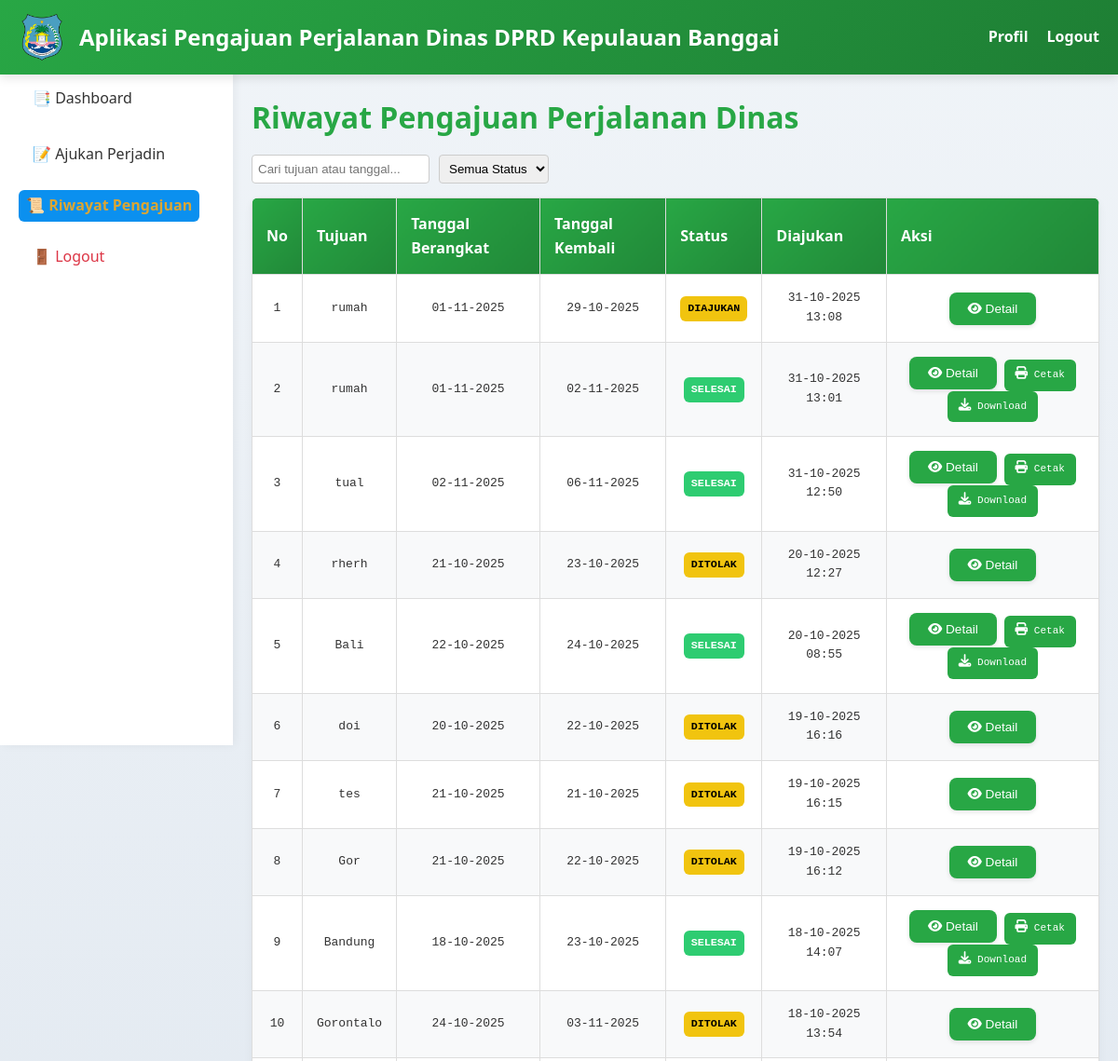
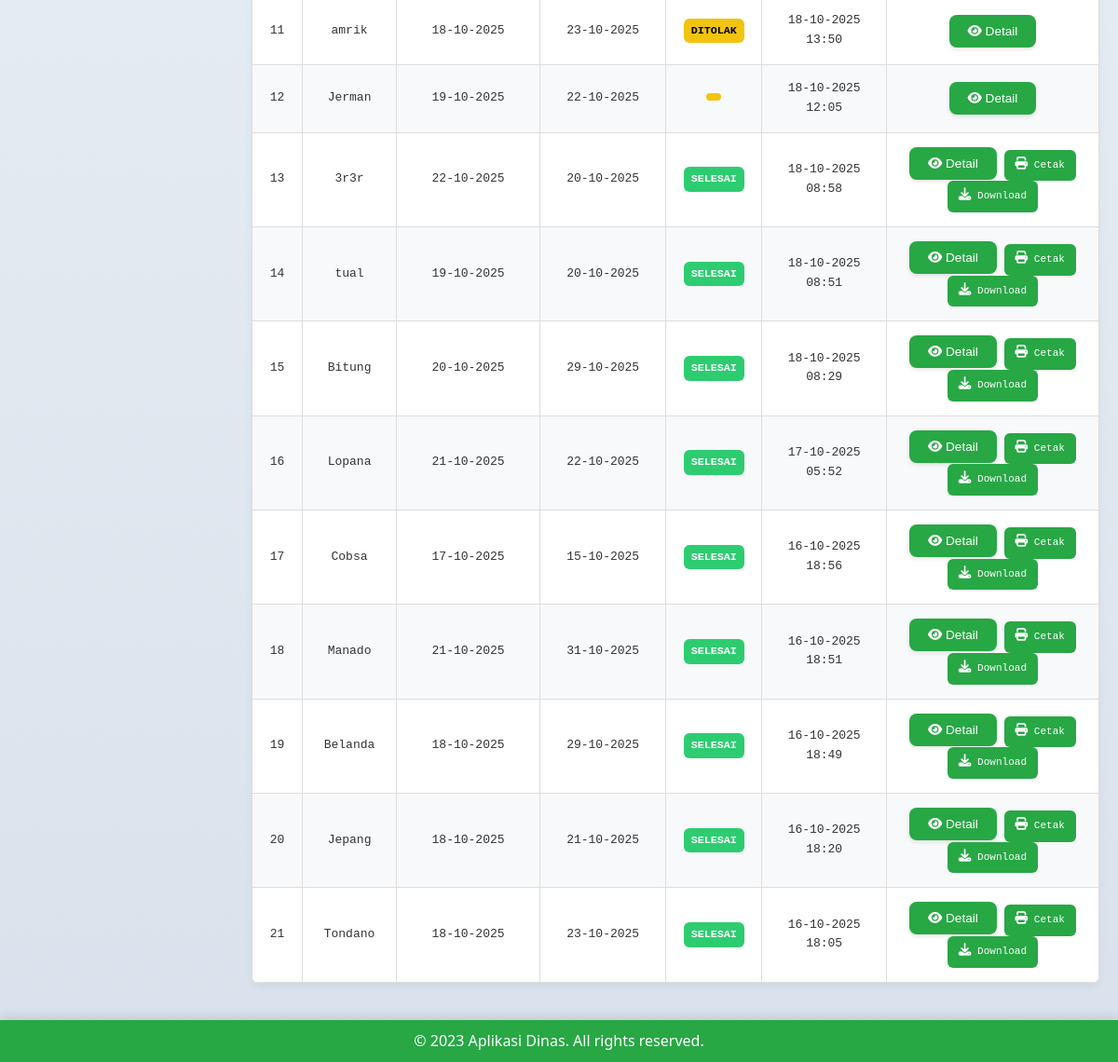
/pegawai/riwayat_pegawai.php (signed in), run on the app's committed database (2 pictures, top to bottom).
### tables this page shows
CREATE TABLE `pengajuan` (
  `id` int(11) NOT NULL,
  `pegawai_id` int(11) NOT NULL,
  `tujuan` varchar(255) NOT NULL,
  `tanggal_berangkat` date NOT NULL,
  `tanggal_kembali` date NOT NULL,
  `alasan` text NOT NULL,
  `urgensi` enum('rendah','sedang','tinggi') NOT NULL,
  `status` enum('diajukan','draft_sppd','paraf_sekwan','ttd_ketua','dicap','selesai','ditolak') DEFAULT 'diajukan',
  `prioritas_skor` int(11) DEFAULT 0,
  `waktu_pengajuan` timestamp NOT NULL DEFAULT current_timestamp(),
  `spt_no` varchar(50) DEFAULT NULL,
  `spd_no` varchar(50) DEFAULT NULL,
  `pangkat` varchar(50) DEFAULT NULL,
  `tingkat_biaya` varchar(50) DEFAULT NULL,
  `alat_angkutan` varchar(50) DEFAULT 'Mobil',
  `pengikut` text DEFAULT NULL,
  `instansi_anggaran` varchar(100) DEFAULT 'Sekretariat DPRD Kab. Banggai Kepulauan',
  `akun_anggaran` varchar(50) DEFAULT NULL,
  `golongan` varchar(50) NOT NULL,
  `alasan_penolakan` text NOT NULL,
  `nama` varchar(100) NOT NULL,
  `fraksi` varchar(100) NOT NULL,
  `komisi` varchar(100) NOT NULL
);

### pegawai/riwayat_pegawai.php (the view, shortened to what this page needs)
<?php
include '../config/db.php';
include 'header_pegawai.php';
include 'sidebar_pegawai.php';
$stmt = $pdo->prepare("
    SELECT id, pegawai_id, tujuan, tanggal_berangkat, tanggal_kembali,
           alasan, urgensi, status, prioritas_skor, waktu_pengajuan,
           spt_no, spd_no, pangkat, tingkat_biaya, alat_angkutan, pengikut,
           instansi_anggaran, akun_anggaran, alasan_penolakan
    FROM pengajuan
    WHERE pegawai_id = ?
    ORDER BY waktu_pengajuan DESC
");
$stmt->execute([$_SESSION['user_id']]);
$riwayat = $stmt->fetchAll();
?>
<link rel="stylesheet" href="https://cdnjs.cloudflare.com/ajax/libs/font-awesome/6.5.0/css/all.min.css">
<div class="main-content">
    <h1>Riwayat Pengajuan Perjalanan Dinas</h1>
    <?php if (empty($riwayat)): ?>
        <p class="empty-riwayat">Belum ada riwayat pengajuan perjalanan dinas.</p>
    <?php else: ?>
        <div class="filter-container">
            <input type="text" id="searchInput" placeholder="Cari tujuan atau tanggal...">
            <select id="statusFilter">
                <option value="">Semua Status</option>
            </select>
        </div>
        <table class="riwayat-table" id="riwayatTable">
            <thead>
                <tr>
                    <th>No</th>
                    <th>Tujuan</th>
                    <th>Tanggal Berangkat</th>
                    <th>Tanggal Kembali</th>
                    <th>Status</th>
                    <th>Diajukan</th>
                    <th>Aksi</th>
                </tr>
            </thead>
            <tbody>
                <?php
                $no = 1;
                foreach ($riwayat as $r):
                    $berangkat = date('d-m-Y', strtotime($r['tanggal_berangkat']));
                    $kembali = date('d-m-Y', strtotime($r['tanggal_kembali']));
                    $diajukan = date('d-m-Y H:i', strtotime($r['waktu_pengajuan']));
                    $statusClass = ($r['status'] === 'selesai') ? 'status-selesai' : 'status-pending';
                ?>
                    <tr>
                        <td><?php echo $no++; ?></td>
                        <td><?php echo htmlspecialchars($r['tujuan']); ?></td>
                        <td><?php echo $berangkat; ?></td>
                        <td><?php echo $kembali; ?></td>
                        <td>
                            <span class="status-badge <?php echo $statusClass; ?>">
                                <?php echo ucfirst(str_replace('_', ' ', $r['status'])); ?>
                            </span>
                        </td>
                        <td><?php echo $diajukan; ?></td>
                        <td>
                            <button class="btn-detail"
                                data-status="<?php echo ucfirst($r['status']); ?>"
                                data-alasan_penolakan="<?php echo htmlspecialchars($r['alasan_penolakan'] ?? ''); ?>"
                                data-tujuan="<?php echo htmlspecialchars($r['tujuan']); ?>"
                                data-berangkat="<?php echo $berangkat; ?>"
                                data-kembali="<?php echo $kembali; ?>"
                                data-alasan="<?php echo htmlspecialchars($r['alasan']); ?>"
                                data-urgensi="<?php echo ucfirst($r['urgensi']); ?>"
                                data-prioritas="<?php echo $r['prioritas_skor']; ?>"
                                data-diajukan="<?php echo $diajukan; ?>"
                                data-spt="<?php echo htmlspecialchars($r['spt_no']); ?>"
                                data-spd="<?php echo htmlspecialchars($r['spd_no']); ?>"
                                data-pangkat="<?php echo htmlspecialchars($r['pangkat']); ?>"
                                data-biaya="<?php echo htmlspecialchars($r['tingkat_biaya']); ?>"
                                data-angkutan="<?php echo htmlspecialchars($r['alat_angkutan']); ?>"
                                data-pengikut="<?php echo htmlspecialchars($r['pengikut']); ?>"
                                data-instansi="<?php echo htmlspecialchars($r['instansi_anggaran']); ?>"
                                data-akun="<?php echo htmlspecialchars($r['akun_anggaran']); ?>">
                                <i class="fa fa-eye"></i> Detail
                            </button>
                            <?php if ($r['status'] === 'selesai'): ?>
                                <a href="generate_sppd.php?id=<?php echo $r['id']; ?>" target="_blank" class="btn-cetak">
                                    <i class="fa fa-print"></i> Cetak
                                </a>
                                <a href="../surat/download_generate_sppd.php?id=<?php echo $r['id']; ?>" target="_blank" class="btn-cetak">
                                    <i class="fa fa-download"></i> Download
                                </a>
                            <?php endif; ?>
                        </td>
                    </tr>
                <?php endforeach; ?>
            </tbody>
        </table>
    <?php endif; ?>
</div>
<?php include 'footer.php'; ?>

### pegawai/Pegawai.css (style rules this page uses)
* { margin: 0; padding: 0; box-sizing: border-box; }
body { font-family: 'Segoe UI', Tahoma, Geneva, Verdana, sans-serif; background: linear-gradient(to bottom, #f0f4f8, #d9e2ec); color: #333; line-height: 1.6; display: flex; flex-direction: column; min-height: 100vh; }
.main-content { margin-left: 250px; padding: 20px; flex: 1; }
.main-content h1, .main-content h2 { color: #28a745; margin-bottom: 15px; }
.main-content button, .main-content a.button { background: #28a745; color: white; border: none; padding: 10px 20px; border-radius: 8px; cursor: pointer; text-decoration: none; display: inline-block; transition: background 0.3s ease, transform 0.2s ease; box-shadow: 0 2px 5px rgba(0, 0, 0, 0.1); }
table { width: 100%; border-collapse: collapse; margin: 20px 0; background: white; box-shadow: 0 4px 10px rgba(0, 0, 0, 0.05); border-radius: 8px; overflow: hidden; }
table th, table td { padding: 12px 15px; text-align: left; border-bottom: 1px solid #ddd; }
table th { background: #28a745; color: white; }
table tr:nth-child(even) { background: #f8f9fa; }
table a { color: #28a745; text-decoration: underline; }
.status-badge { padding: 6px 12px; border-radius: 20px; font-weight: bold; text-transform: uppercase; font-size: 0.8rem; display: inline-block; transition: transform 0.2s ease, box-shadow 0.2s ease; }
.status-selesai { background: #28a745; color: white; }
.status-pending, .status-ditolak, .status-default { background: #ffc107; color: #212529; }
.riwayat-table { margin-top: 20px; }
.riwayat-table thead th { background: linear-gradient(135deg, #28a745, #218838); color: white; text-align: left; padding: 15px; font-weight: bold; }
.riwayat-table tbody td { padding: 15px; vertical-align: middle; }
.riwayat-table tbody tr { transition: background 0.3s ease, box-shadow 0.3s ease; }
.riwayat-table a { background: #28a745; color: white; padding: 8px 12px; border-radius: 6px; text-decoration: none; transition: background 0.3s ease; }
.main-content td { font-family: monospace; }

### pegawai/riwayat_pegawai.php (style rules this page uses)
.riwayat-table { width: 100%; border-collapse: collapse; margin-top: 15px; }
.riwayat-table th, .riwayat-table td { border: 1px solid #ddd; padding: 8px; text-align: center; }
.riwayat-table th { background: #3498db; color: white; }
.status-badge { padding: 4px 8px; border-radius: 6px; font-size: 0.9em; }
.status-selesai { background: #2ecc71; color: white; }
.status-pending { background: #f1c40f; color: black; }
.btn-detail, .btn-cetak { display: inline-block; padding: 5px 10px; border-radius: 4px; font-size: 0.85em; border: none; cursor: pointer; }
.btn-detail { background: #2980b9; color: white; }
.btn-cetak { background: #27ae60; color: white; text-decoration: none; }
.filter-container { margin: 15px 0; display: flex; gap: 10px; }
.filter-container input, .filter-container select { padding: 6px; border-radius: 4px; border: 1px solid #ccc; }

### data on the page
pengajuan: tujuan "rumah", tanggal_berangkat "01-11-2025", tanggal_kembali "29-10-2025", status "DIAJUKAN", waktu_pengajuan "31-10-2025 13:08"
pengajuan: tujuan "rumah", tanggal_berangkat "01-11-2025", tanggal_kembali "02-11-2025", status "SELESAI", waktu_pengajuan "31-10-2025 13:01"
pengajuan: tujuan "tual", tanggal_berangkat "02-11-2025", tanggal_kembali "06-11-2025", status "SELESAI", waktu_pengajuan "31-10-2025 12:50"
pengajuan: tujuan "rherh", tanggal_berangkat "21-10-2025", tanggal_kembali "23-10-2025", status "DITOLAK", waktu_pengajuan "20-10-2025 12:27"
pengajuan: tujuan "Bali", tanggal_berangkat "22-10-2025", tanggal_kembali "24-10-2025", status "SELESAI", waktu_pengajuan "20-10-2025 08:55"
pengajuan: tujuan "doi", tanggal_berangkat "20-10-2025", tanggal_kembali "22-10-2025", status "DITOLAK", waktu_pengajuan "19-10-2025 16:16"
pengajuan: tujuan "tes", tanggal_berangkat "21-10-2025", tanggal_kembali "21-10-2025", status "DITOLAK", waktu_pengajuan "19-10-2025 16:15"
pengajuan: tujuan "Gor", tanggal_berangkat "21-10-2025", tanggal_kembali "22-10-2025", status "DITOLAK", waktu_pengajuan "19-10-2025 16:12"
pengajuan: tujuan "Bandung", tanggal_berangkat "18-10-2025", tanggal_kembali "23-10-2025", status "SELESAI", waktu_pengajuan "18-10-2025 14:07"
pengajuan: tujuan "Gorontalo", tanggal_berangkat "24-10-2025", tanggal_kembali "03-11-2025", status "DITOLAK", waktu_pengajuan "18-10-2025 13:54"
pengajuan: tujuan "amrik", tanggal_berangkat "18-10-2025", tanggal_kembali "23-10-2025", status "DITOLAK", waktu_pengajuan "18-10-2025 13:50"
pengajuan: tujuan "Jerman", tanggal_berangkat "19-10-2025", tanggal_kembali "22-10-2025", waktu_pengajuan "18-10-2025 12:05"
pengajuan: tujuan "3r3r", tanggal_berangkat "22-10-2025", tanggal_kembali "20-10-2025", status "SELESAI", waktu_pengajuan "18-10-2025 08:58"
pengajuan: tujuan "tual", tanggal_berangkat "19-10-2025", tanggal_kembali "20-10-2025", status "SELESAI", waktu_pengajuan "18-10-2025 08:51"
pengajuan: tujuan "Bitung", tanggal_berangkat "20-10-2025", tanggal_kembali "29-10-2025", status "SELESAI", waktu_pengajuan "18-10-2025 08:29"
pengajuan: tujuan "Lopana", tanggal_berangkat "21-10-2025", tanggal_kembali "22-10-2025", status "SELESAI", waktu_pengajuan "17-10-2025 05:52"
pengajuan: tujuan "Cobsa", tanggal_berangkat "17-10-2025", tanggal_kembali "15-10-2025", status "SELESAI", waktu_pengajuan "16-10-2025 18:56"
pengajuan: tujuan "Manado", tanggal_berangkat "21-10-2025", tanggal_kembali "31-10-2025", status "SELESAI", waktu_pengajuan "16-10-2025 18:51"
pengajuan: tujuan "Belanda", tanggal_berangkat "18-10-2025", tanggal_kembali "29-10-2025", status "SELESAI", waktu_pengajuan "16-10-2025 18:49"
pengajuan: tujuan "Jepang", tanggal_berangkat "18-10-2025", tanggal_kembali "21-10-2025", status "SELESAI", waktu_pengajuan "16-10-2025 18:20"
pengajuan: tujuan "Tondano", tanggal_berangkat "18-10-2025", tanggal_kembali "23-10-2025", status "SELESAI", waktu_pengajuan "16-10-2025 18:05"
